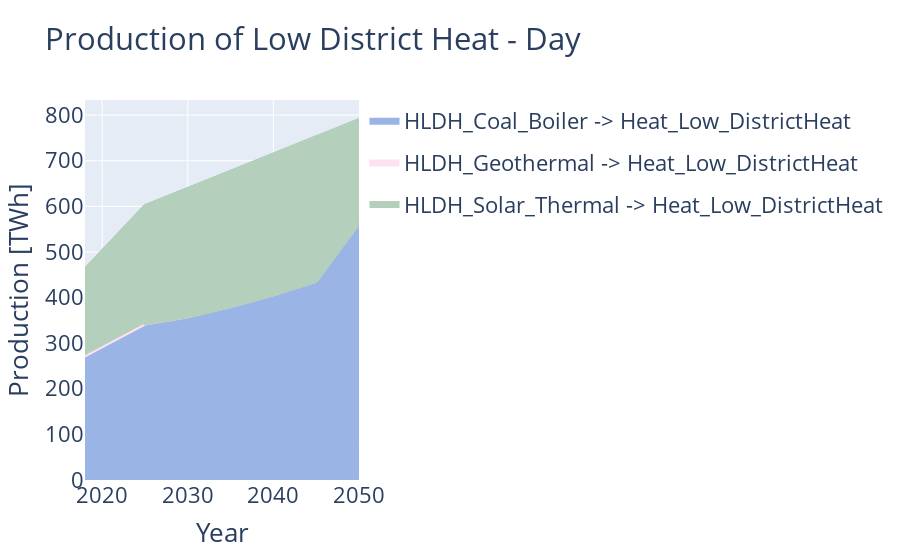

Notebook code for this chart:
### Markdown cell above
### Production of fuel by technology

### Code cell
production_fuel = ProductionByTechnologyForFuelStackedQuantityEvolutionFacilitator(SOLUTION_FILEPATH, region="All",
                                                                                   fuels=["Heat_Low_DistrictHeat"])

relevant_data = production_fuel.get_relevant_data()
relevant_data.aggreagate_all_by_sum(column_to_aggregate="Region", aggregated_entry_name="All", column_to_sum="Value")

fig = production_fuel.plot(relevant_data)
fig.update_layout(title="Production of Low District Heat" + TITLE_ADDON)

fig.show()

### Figure 1 — Plotly figure (JSON) as saved in the notebook; plotly's stock layout.template omitted (floating-point values rounded to 4 significant figures)
{"data": [{"fillcolor": "#9ab5e5", "legendgroup": "HLDH_Coal_Boiler -> Heat_Low_DistrictHeat", "line": {"color": "#9ab5e5"}, "name": "HLDH_Coal_Boiler -> Heat_Low_DistrictHeat", "showlegend": true, "stackgroup": "one", "type": "scatter", "x": [2018], "y": [266.0]}, {"fillcolor": "#9ab5e5", "legendgroup": "HLDH_Coal_Boiler -> Heat_Low_DistrictHeat", "line": {"color": "#9ab5e5"}, "name": "HLDH_Coal_Boiler -> Heat_Low_DistrictHeat", "showlegend": false, "stackgroup": "one", "type": "scatter", "x": [2025], "y": [340.9]}, {"fillcolor": "#9ab5e5", "legendgroup": "HLDH_Coal_Boiler -> Heat_Low_DistrictHeat", "line": {"color": "#9ab5e5"}, "name": "HLDH_Coal_Boiler -> Heat_Low_DistrictHeat", "showlegend": false, "stackgroup": "one", "type": "scatter", "x": [2030], "y": [356.8]}, {"fillcolor": "#9ab5e5", "legendgroup": "HLDH_Coal_Boiler -> Heat_Low_DistrictHeat", "line": {"color": "#9ab5e5"}, "name": "HLDH_Coal_Boiler -> Heat_Low_DistrictHeat", "showlegend": false, "stackgroup": "one", "type": "scatter", "x": [2035], "y": [379.1]}, {"fillcolor": "#9ab5e5", "legendgroup": "HLDH_Coal_Boiler -> Heat_Low_DistrictHeat", "line": {"color": "#9ab5e5"}, "name": "HLDH_Coal_Boiler -> Heat_Low_DistrictHeat", "showlegend": false, "stackgroup": "one", "type": "scatter", "x": [2040], "y": [404.8]}, {"fillcolor": "#9ab5e5", "legendgroup": "HLDH_Coal_Boiler -> Heat_Low_DistrictHeat", "line": {"color": "#9ab5e5"}, "name": "HLDH_Coal_Boiler -> Heat_Low_DistrictHeat", "showlegend": false, "stackgroup": "one", "type": "scatter", "x": [2045], "y": [434.6]}, {"fillcolor": "#9ab5e5", "legendgroup": "HLDH_Coal_Boiler -> Heat_Low_DistrictHeat", "line": {"color": "#9ab5e5"}, "name": "HLDH_Coal_Boiler -> Heat_Low_DistrictHeat", "showlegend": false, "stackgroup": "one", "type": "scatter", "x": [2050], "y": [561.8]}, {"fillcolor": "#fee1ee", "legendgroup": "HLDH_Geothermal -> Heat_Low_DistrictHeat", "line": {"color": "#fee1ee"}, "name": "HLDH_Geothermal -> Heat_Low_DistrictHeat", "showlegend": true, "stackgroup": "one", "type": "scatter", "x": [2018], "y": [4.802]}, {"fillcolor": "#b4cfbc", "legendgroup": "HLDH_Solar_Thermal -> Heat_Low_DistrictHeat", "line": {"color": "#b4cfbc"}, "name": "HLDH_Solar_Thermal -> Heat_Low_DistrictHeat", "showlegend": true, "stackgroup": "one", "type": "scatter", "x": [2018], "y": [192.6]}, {"fillcolor": "#b4cfbc", "legendgroup": "HLDH_Solar_Thermal -> Heat_Low_DistrictHeat", "line": {"color": "#b4cfbc"}, "name": "HLDH_Solar_Thermal -> Heat_Low_DistrictHeat", "showlegend": false, "stackgroup": "one", "type": "scatter", "x": [2025], "y": [261.4]}, {"fillcolor": "#b4cfbc", "legendgroup": "HLDH_Solar_Thermal -> Heat_Low_DistrictHeat", "line": {"color": "#b4cfbc"}, "name": "HLDH_Solar_Thermal -> Heat_Low_DistrictHeat", "showlegend": false, "stackgroup": "one", "type": "scatter", "x": [2030], "y": [283.3]}, {"fillcolor": "#b4cfbc", "legendgroup": "HLDH_Solar_Thermal -> Heat_Low_DistrictHeat", "line": {"color": "#b4cfbc"}, "name": "HLDH_Solar_Thermal -> Heat_Low_DistrictHeat", "showlegend": false, "stackgroup": "one", "type": "scatter", "x": [2035], "y": [298.9]}, {"fillcolor": "#b4cfbc", "legendgroup": "HLDH_Solar_Thermal -> Heat_Low_DistrictHeat", "line": {"color": "#b4cfbc"}, "name": "HLDH_Solar_Thermal -> Heat_Low_DistrictHeat", "showlegend": false, "stackgroup": "one", "type": "scatter", "x": [2040], "y": [311.0]}, {"fillcolor": "#b4cfbc", "legendgroup": "HLDH_Solar_Thermal -> Heat_Low_DistrictHeat", "line": {"color": "#b4cfbc"}, "name": "HLDH_Solar_Thermal -> Heat_Low_DistrictHeat", "showlegend": false, "stackgroup": "one", "type": "scatter", "x": [2045], "y": [319.0]}, {"fillcolor": "#b4cfbc", "legendgroup": "HLDH_Solar_Thermal -> Heat_Low_DistrictHeat", "line": {"color": "#b4cfbc"}, "name": "HLDH_Solar_Thermal -> Heat_Low_DistrictHeat", "showlegend": false, "stackgroup": "one", "type": "scatter", "x": [2050], "y": [229.8]}], "layout": {"barmode": "stack", "font": {"size": 22}, "title": {"text": "Production of Low District Heat - Day"}, "xaxis": {"title": {"text": "Year"}}, "yaxis": {"title": {"text": "Production [TWh]"}}}}
